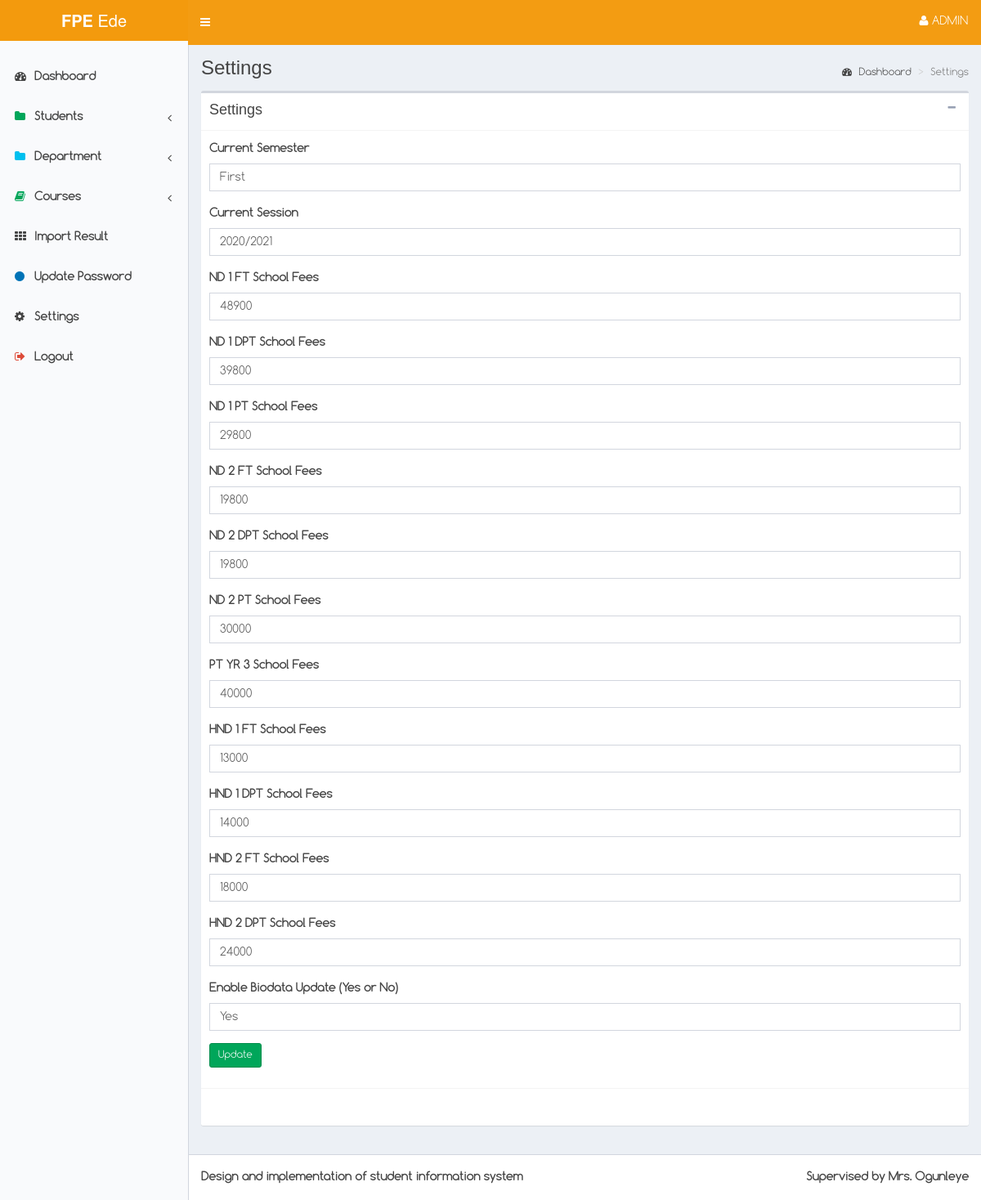
/admin/settings.php (signed in), run on the app's committed database.
### tables this page shows
CREATE TABLE `settings` (
  `id` int(11) NOT NULL,
  `name` varchar(120) NOT NULL,
  `value` text NOT NULL,
  `info` text NOT NULL
);

### admin/settings.php (the view, shortened to what this page needs)
<?php
  require_once '../core/db.php';
  $page_title = "Settings";
  include_once 'head.php';
  include_once 'menu.php';
?>
  <div class="content-wrapper">
    <section class="content-header">
      <h1>
        <?php echo $page_title; ?>
      </h1>
      <ol class="breadcrumb">
        <li><a href="index.php"><i class="fa fa-dashboard"></i> Dashboard</a></li>
        <li class="active"><?php echo $page_title; ?></li>
      </ol>
    </section>
    <section class="content">
      <div class="box">
        <div class="box-header with-border">
          <h3 class="box-title"><?php echo $page_title; ?></h3>
          <div class="box-tools pull-right">
            <button type="button" class="btn btn-box-tool" data-widget="collapse" data-toggle="tooltip" title="Collapse">
              <i class="fa fa-minus"></i></button>
          </div>
        </div>
        <div class="box-body">
          <form action="" method="post" role='form'>
              <?php
              $sql = $db->prepare("SELECT * FROM settings ORDER BY id ASC");
              $sql->execute();
              while($rs = $sql->fetch(PDO::FETCH_ASSOC))
              {
                  ?>
                  <div class="form-group">
                      <label>
                          <?php echo $rs['info'];?>
                      </label>
                      <input type="text" class="form-control" required="" name="name[]" value="<?php echo $rs['value']; ?>">
                  </div>
                  <?php
              }
              ?>
            <div class="form-group">
              <input type="submit" name="ok" class="btn btn-sm btn-success" value="Update">
            </div>
          </form>
        </div>
        <div class="box-footer">
        </div>
      </div>
    </section>
  </div>
<?php
  include_once 'foot.php';
?>

### admin/css/style.css (style rules this page uses)
body { font-family: 'Open Sans', sans-serif; font-weight: 400; font-size: 14px; line-height: 25px; color: #444; }
body a { transition:0.5s all; -webkit-transition:0.5s all; -moz-transition:0.5s all; -o-transition:0.5s all; -ms-transition:0.5s all; }

### data on the page
settings: info "Current Semester", value "First"
settings: info "Current Session", value "2020/2021"
settings: info "ND 1 FT School Fees", value "48900"
settings: info "ND 1 DPT School Fees", value "39800"
settings: info "ND 1 PT School Fees", value "29800"
settings: info "ND 2 FT School Fees", value "19800"
settings: info "ND 2 DPT School Fees", value "19800"
settings: info "ND 2 PT School Fees", value "30000"
settings: info "PT YR 3 School Fees", value "40000"
settings: info "HND 1 FT School Fees", value "13000"
settings: info "HND 1 DPT School Fees", value "14000"
settings: info "HND 2 FT School Fees", value "18000"
settings: info "HND 2 DPT School Fees", value "24000"
settings: info "Enable Biodata Update (Yes or No)", value "Yes"

### other printed values
$page_title "Settings"
